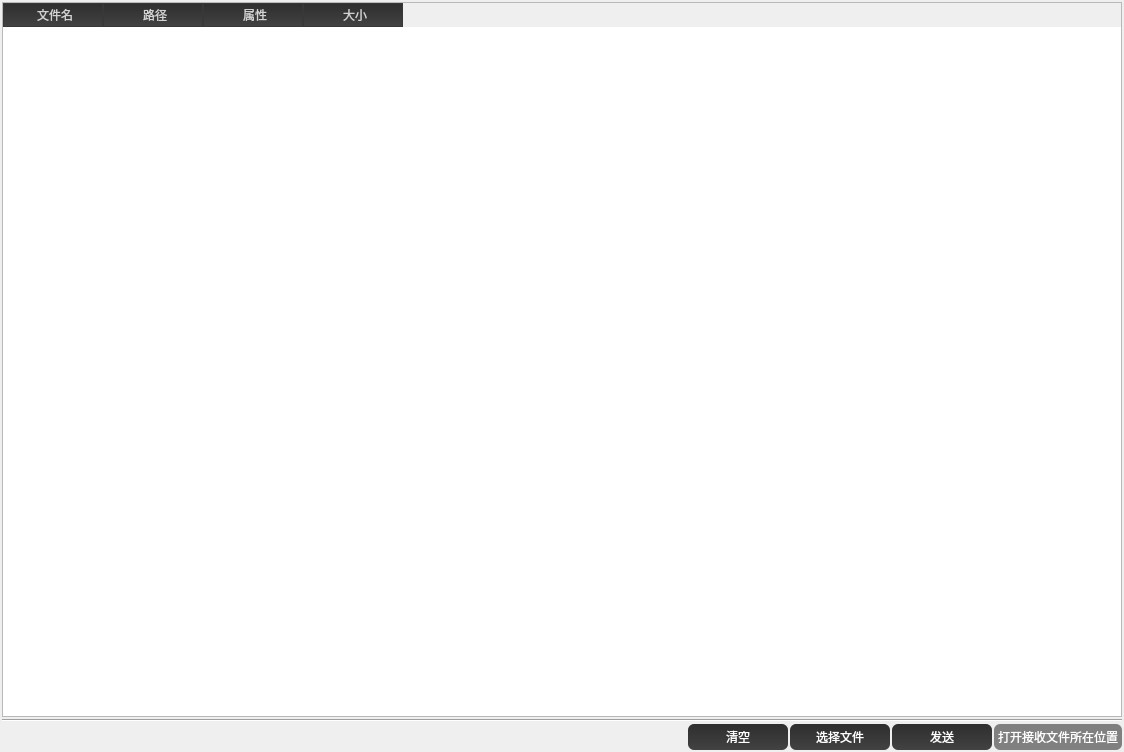
<?xml version="1.0" encoding="UTF-8"?>
<ui version="4.0">
 <class>FileInfoDialog</class>
 <widget class="QDialog" name="FileInfoDialog">
  <property name="geometry">
   <rect>
    <x>0</x>
    <y>0</y>
    <width>1124</width>
    <height>752</height>
   </rect>
  </property>
  <property name="windowTitle">
   <string>Dialog</string>
  </property>
  <property name="styleSheet">
   <string notr="true">Dialog
{
	border:1px solid gray;
	border-radius:6px;
}

QPushButton{
background-color:qlineargradient(x1:0, y1:0, x2:0, y2:1, stop:0 rgb(46,46,46),stop:1 rgb(66,66,66));
color:white;
padding:4px;
border-radius:6px;}
QPushButton:hover{background-color:rgb(80,80,80);}
QPushButton:pressed{background-color:rgb(30,30,30)}
QPushButton:!enabled
{
	background:gray;
}</string>
  </property>
  <layout class="QVBoxLayout" name="verticalLayout">
   <property name="spacing">
    <number>2</number>
   </property>
   <property name="leftMargin">
    <number>2</number>
   </property>
   <property name="topMargin">
    <number>2</number>
   </property>
   <property name="rightMargin">
    <number>2</number>
   </property>
   <property name="bottomMargin">
    <number>2</number>
   </property>
   <item>
    <widget class="QTableWidget" name="tableWidget">
     <property name="styleSheet">
      <string notr="true">QTableWidget::item:hover
{
    show-decoration-selected:5;
    background:skyblue;
}
QHeaderView::section{background-color: qlineargradient(x1:0, y1:0, x2:0, y2:1, stop:0 rgb(46,46,46),stop:1 rgb(66,66,66));color: rgb(210,210,210);;padding-left: 4px;border: 1px solid #383838;}

/**********滚动条-垂直**********/
QScrollBar:vertical {
        width: 20px;
        background: transparent;
        margin-left: 3px;
        margin-right: 3px;
}
QScrollBar::handle:vertical {
        width: 20px;
        min-height: 30px;
        background: rgb(170, 200, 230);
        margin-top: 15px;
       /* margin-bottom: 15px;*/
}
QScrollBar::handle:vertical:hover {
        background: rgb(165, 195, 225);
}
QScrollBar::sub-line:vertical {
        height: 15px;
        subcontrol-position: top;
}
QScrollBar::add-line:vertical {
        height: 15px;
        background: transparent;
        subcontrol-position: bottom;
}
QScrollBar::sub-line:vertical:hover {
        background: rgb(170, 200, 230);
}
QScrollBar::add-line:vertical:hover {
        background: rgb(170, 200, 230);
}
QScrollBar::add-page:vertical, QScrollBar::sub-page:vertical {
        background: transparent;
}

QScrollBar#verticalScrollBar:vertical {
        margin-top: 30px;
}
</string>
     </property>
     <column>
      <property name="text">
       <string>文件名</string>
      </property>
     </column>
     <column>
      <property name="text">
       <string>路径</string>
      </property>
     </column>
     <column>
      <property name="text">
       <string>属性</string>
      </property>
     </column>
     <column>
      <property name="text">
       <string>大小</string>
      </property>
     </column>
    </widget>
   </item>
   <item>
    <widget class="Line" name="line">
     <property name="orientation">
      <enum>Qt::Horizontal</enum>
     </property>
    </widget>
   </item>
   <item>
    <layout class="QHBoxLayout" name="horizontalLayout">
     <item>
      <widget class="QLabel" name="label">
       <property name="text">
        <string/>
       </property>
      </widget>
     </item>
     <item>
      <spacer name="horizontalSpacer">
       <property name="orientation">
        <enum>Qt::Horizontal</enum>
       </property>
       <property name="sizeHint" stdset="0">
        <size>
         <width>40</width>
         <height>20</height>
        </size>
       </property>
      </spacer>
     </item>
     <item>
      <widget class="QPushButton" name="clearBtn">
       <property name="minimumSize">
        <size>
         <width>100</width>
         <height>0</height>
        </size>
       </property>
       <property name="text">
        <string>清空</string>
       </property>
      </widget>
     </item>
     <item>
      <widget class="QPushButton" name="selectFileBtn">
       <property name="minimumSize">
        <size>
         <width>100</width>
         <height>0</height>
        </size>
       </property>
       <property name="text">
        <string>选择文件</string>
       </property>
      </widget>
     </item>
     <item>
      <widget class="QPushButton" name="sendFileBtn">
       <property name="minimumSize">
        <size>
         <width>100</width>
         <height>0</height>
        </size>
       </property>
       <property name="text">
        <string>发送</string>
       </property>
      </widget>
     </item>
     <item>
      <widget class="QPushButton" name="openRecFilePath">
       <property name="enabled">
        <bool>false</bool>
       </property>
       <property name="text">
        <string>打开接收文件所在位置</string>
       </property>
      </widget>
     </item>
    </layout>
   </item>
  </layout>
 </widget>
 <resources/>
 <connections/>
</ui>
